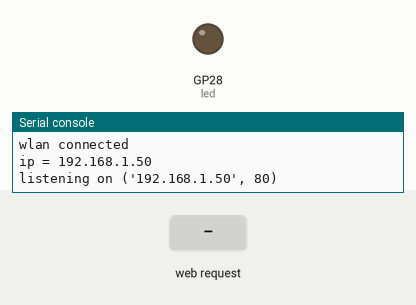
Recording of a program running on a simulated Raspberry Pi Pico running MicroPython. On the bench: output pins drawn as LEDs (lit = HIGH), the last lines printed to the serial console. The test bench sets the inputs (shaded band). WiFi joins after 1.5 s; values from a settings file that is not in the repository are placeholders.

Above: at 3.2 s.
3.3 s: HTTP request GET /ledon received
At 3.8 s:
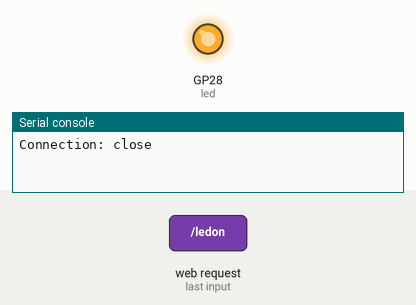
4.8 s: HTTP request GET /ledoff received
At 6.2 s:
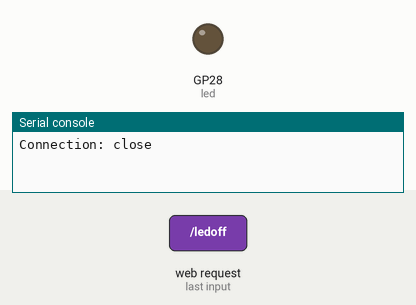
Timing chart, 0 to 7.8 s (numbered marks = the images above; inputs shaded):
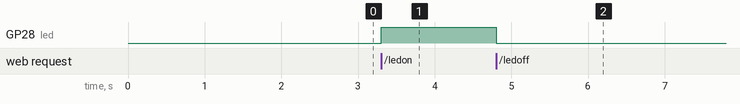

The program:

simpleled.py
```python
# use web interface to control an LED

import utime
import network
import socket
import urequests
from machine import Pin
from NetworkCredentials import NetworkCredentials

ssid = NetworkCredentials.ssid
password = NetworkCredentials.password

# set WiFi to station interface
wlan = network.WLAN(network.STA_IF)
# activate the network interface
wlan.active(True)
# connect to wifi network
wlan.connect(ssid, password)

max_wait = 10
# wait for connection
while max_wait > 0:
    """
        0   STAT_IDLE -- no connection and no activity,
        1   STAT_CONNECTING -- connecting in progress,
        -3  STAT_WRONG_PASSWORD -- failed due to incorrect password,
        -2  STAT_NO_AP_FOUND -- failed because no access point replied,
        -1  STAT_CONNECT_FAIL -- failed due to other problems,
        3   STAT_GOT_IP -- connection successful.
    """
    if wlan.status() < 0 or wlan.status() >= 3:
        # connection successful
        break
    max_wait -= 1
    print('waiting for connection... ' + str(max_wait))
    utime.sleep(1)

# check connection
if wlan.status() != 3:
    # No connection
    raise RuntimeError('network connection failed')
else:
    # connection successful
    print('wlan connected')
    status = wlan.ifconfig()
    pico_ip = status[0]
    print('ip = ' + status[0])

# Open socket
# addr = socket.getaddrinfo('0.0.0.0', 80)[0][-1]
addr = (pico_ip, 80)
s = socket.socket()
s.bind(addr)
s.listen(1)
print('listening on', addr)

led = Pin(28, Pin.OUT)
led.off()
led_state = False

# main loop
while True:
    client, client_addr = s.accept()
    raw_request = client.recv(1024)
    # translate byte string to normal string variable
    raw_request = raw_request.decode("utf-8")
    print(raw_request)

    # break request into words (split at spaces)
    request_parts = raw_request.split()
    http_method = request_parts[0]
    request_url = request_parts[1]

    if request_url.find("/ledon") != -1:
        # turn LED on
        led_state = True
        led.on()
    elif request_url.find("/ledoff") != -1:
        # turn LED off
        led_state = False
        led.off()
    else:
        # do nothing
        pass

    led_state_text = "OFF"
    if led_state:
        led_state_text = "ON"

    file = open("simpleled.html")
    html = file.read()
    file.close()

    html = html.replace('**ledState**', led_state_text)
    client.send(html)
    client.close()
```

Measured:
- after the input at 3.3 s, GP28 (led): LOW → HIGH at once
- after the input at 4.8 s, GP28 (led): HIGH → LOW at once
